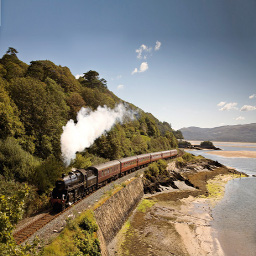
//> input picture PDI/imgs/train1.jpg, 256 x 256 px
$ ./main   (built with g++ and OpenCV 4)
//> lines starting //> are read from the running program, lines starting //| are printed output that depends on the picture; after the words box and inside, x2 and y2 are one past the last pixel; in counts of white or black regions, pixels touching at a corner belong together
#include <iostream>
#include <opencv2/opencv.hpp>
#include <cmath>
#include <string>

using namespace cv;
using namespace std;

std::string GetMatType(const cv::Mat& mat)
{
    const int mtype = mat.type();

    switch (mtype)
    {
    case CV_8UC1:  return "CV_8UC1";
    case CV_8UC2:  return "CV_8UC2";
    case CV_8UC3:  return "CV_8UC3";
    case CV_8UC4:  return "CV_8UC4";

    case CV_8SC1:  return "CV_8SC1";
    case CV_8SC2:  return "CV_8SC2";
    case CV_8SC3:  return "CV_8SC3";
    case CV_8SC4:  return "CV_8SC4";

    case CV_16UC1: return "CV_16UC1";
    case CV_16UC2: return "CV_16UC2";
    case CV_16UC3: return "CV_16UC3";
    case CV_16UC4: return "CV_16UC4";

    case CV_16SC1: return "CV_16SC1";
    case CV_16SC2: return "CV_16SC2";
    case CV_16SC3: return "CV_16SC3";
    case CV_16SC4: return "CV_16SC4";

    case CV_32SC1: return "CV_32SC1";
    case CV_32SC2: return "CV_32SC2";
    case CV_32SC3: return "CV_32SC3";
    case CV_32SC4: return "CV_32SC4";

    case CV_32FC1: return "CV_32FC1";
    case CV_32FC2: return "CV_32FC2";
    case CV_32FC3: return "CV_32FC3";
    case CV_32FC4: return "CV_32FC4";

    case CV_64FC1: return "CV_64FC1";
    case CV_64FC2: return "CV_64FC2";
    case CV_64FC3: return "CV_64FC3";
    case CV_64FC4: return "CV_64FC4";

    default:
        return "Invalid type of matrix!";
    }
}
double alfa[256];
//double alfa;


int alfa_slider = 0;
int alfa_slider_max = 100;

int top_slider = 0;
int top_slider_max = 100;

double d;
int d_slider=0;
int d_slider_max=100;

double l1;
int l1_slider=0;
int l1_slider_max=100;

double l2;
int l2_slider=0;
int l2_slider_max=100;

Mat image1, image2,imageFiltered(256,256,CV_32F), blended(256,256,CV_8UC3);
Mat imageTop;
Mat pondBlur,pondResultBlur(256,256,CV_8UC3),pondOrig,pondResultOrig(256,256,CV_8UC3);

char TrackbarName[50];


void on_trackbar_blend(int, void*){
l1=-20;
l2=30;
d=2;
 //alfa = (double) alfa_slider/alfa_slider_max ;
 for(int i=0;i<256;i++){
     alfa[i]=1/2*(tanh((i-l1)/d)-tanh((i-l2)/d));
     addWeighted(pondResultBlur.row(i), alfa[i], imageTop.row(i), 1-alfa[i], 0.0, blended.row(i));
 }
 //addWeighted(pondResultBlur, alfa, imageTop, 1-alfa, 0.0, blended);


 imshow("addweighted", blended);

}


void on_trackbar_d(int,void*){
    d= (double) d_slider/d_slider_max;
    for(int i=0;i<256;i++){
        alfa[i]=1/2*(tanh((i-l1)/d)-tanh((i-l2)/d));
        addWeighted(pondResultBlur.row(i), alfa[i], imageTop.row(i), 1-alfa[i], 0.0, blended.row(i));
    }
}

void on_trackbar_l1(int,void*){
    l1=(double)(l1_slider/l1_slider_max);
    for(int i=0;i<256;i++){
        alfa[i]=1/2*(tanh((i-l1)/d)-tanh((i-l2)/d));
        addWeighted(pondResultBlur.row(i), alfa[i], imageTop.row(i), 1-alfa[i], 0.0, blended.row(i));
    }
}

void on_trackbar_l2(int,void*){
    l2=(double)(l2_slider/l2_slider_max);
    for(int i=0;i<256;i++){
        alfa[i]=1/2*(tanh((i-l1)/d)-tanh((i-l2)/d));
        addWeighted(pondResultBlur.row(i), alfa[i], imageTop.row(i), 1-alfa[i], 0.0, blended.row(i));
    }
}

void on_trackbar_line(int, void*){
  pondResultBlur.copyTo(imageTop);
  int limit = top_slider*255/100;
  if(limit > 0){
    Mat tmp = pondResultOrig(Rect(0, 0, 256, limit));
    tmp.copyTo(imageTop(Rect(0, 0, 256, limit)));
  }
  on_trackbar_blend(alfa_slider,0);
}

int main(int argvc, char** argv){
 //--------------------------------------Etapa de Filtragem - Borramento----------------------
  float media[] = {1,1,1,
                     1,1,1,
                     1,1,1};
  Mat mask(3,3,CV_32F,media),mask1;
  image1 = imread("train1.jpg");
//> image1 is the input picture: 256 rows x 256 cols, CV_8UC3; mean B, G, R 114.4, 125.4, 130.1
  image1.convertTo(image2,CV_32F);
  scaleAdd(mask, 1/9.0, Mat::zeros(3,3,CV_32F), mask1);
  swap(mask, mask1);
  filter2D(image1, imageFiltered, image1.depth(), mask, Point(1,1), 0);
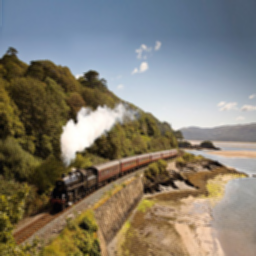
//> imageFiltered: 256 rows x 256 cols, CV_8UC3; mean B, G, R 114.4, 125.4, 130.1
//  namedWindow("filtroespacial", WINDOW_AUTOSIZE);
//  imshow("filtroespacial", imageFiltered);

//----------------------------------------//-------------------------------------------------
  //Mat pondBlur,pondResultBlur(256,256,CV_8UC3),pondOrig,pondResultOrig(256,256,CV_8UC3);
  pondBlur=imread("pond_blur.jpg");
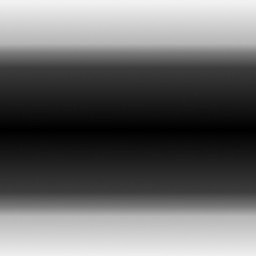
//> input picture PDI/imgs/pond_blur.jpg, 256 x 256 px
//> pondBlur is the input picture: 256 rows x 256 cols, CV_8UC3; min 0, max 242, mean 104.8
  pondOrig=imread("pond_orig.jpg");
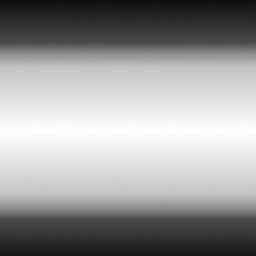
//> input picture PDI/imgs/pond_orig.jpg, 256 x 256 px
//> pondOrig is the input picture: 256 rows x 256 cols, CV_8UC3; min 13, max 255, mean 153.3
  cout<<GetMatType(pondResultBlur)<<endl;
  cout<<GetMatType(pondResultOrig)<<endl;
  cout<<GetMatType(blended)<<endl;
  //pondBlur.convertTo(pondBlur,CV_32F);
  //pondResult=imageFiltered.mul(pondBlur);
  multiply(imageFiltered,pondBlur,pondResultBlur,0.005);
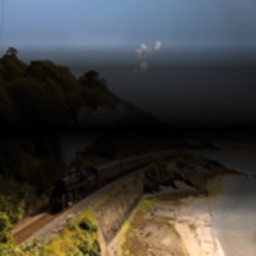
//> pondResultBlur: 256 rows x 256 cols, CV_8UC3; mean B, G, R 62.4, 65.6, 66.5
  multiply(image1,pondOrig,pondResultOrig,0.007);
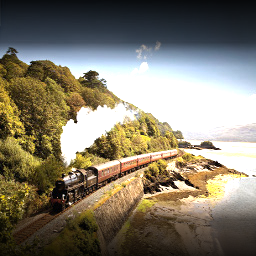
//> pondResultOrig: 256 rows x 256 cols, CV_8UC3; mean B, G, R 106.3, 122.4, 129.2
  namedWindow("Ponderação-Blur");
  imshow("Ponderação-Blur",pondResultBlur);

  namedWindow("Ponderação-Original");
  imshow("Ponderação-Original",pondResultOrig);
  image2 = imread("train1.jpg");
  pondResultOrig.copyTo(imageTop);
  namedWindow("addweighted", 1);
//  alfa=0.6;
//  addWeighted(pondResultBlur, alfa, pondResultOrig, 1-alfa, 0.0, blended);

  l1=-20;
  l2=30;
  d=6;

   for(int i=0;i<256;i++){
       alfa[i]=tanh(((double)i+20.0));

       addWeighted(pondResultBlur.row(i), alfa[i], imageTop.row(i), 1-alfa[i], 0.0, blended.row(i));
       cout<<"alfa "<<alfa[i]<<endl;
   }
//> after the loop, alfa = 256 values from 1 to 1
  imshow("teste", blended);

  sprintf( TrackbarName, "Alpha x %d", alfa_slider_max );
  createTrackbar(TrackbarName, "addweighted",
                  &alfa_slider,
                  alfa_slider_max,
                  on_trackbar_blend );
  on_trackbar_blend(alfa_slider, 0 );
//> after the loop in on_trackbar_blend, `for(int i=0;i<256;i++)`: alfa = 256 values from 0 to 0

  sprintf( TrackbarName, "Scanline x %d", top_slider_max );
  createTrackbar(TrackbarName, "addweighted",
                  &top_slider,
                  top_slider_max,
                  on_trackbar_line );
  on_trackbar_line(top_slider, 0 );

  sprintf( TrackbarName, "d x %d", d_slider_max );
  createTrackbar(TrackbarName, "addweighted",
                  &d_slider,
                  d_slider_max,
                  on_trackbar_d);
  on_trackbar_d(d_slider, 0 );
//> after the loop in on_trackbar_d, `for(int i=0;i<256;i++)`:
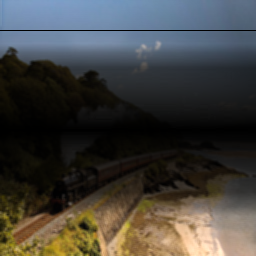
//> blended: 256 rows x 256 cols, CV_8UC3; 0.39% of pixels changed, all inside (x1, y1, x2, y2) = (0, 30, 256, 31)

  sprintf( TrackbarName, "l1 x %d", l1_slider_max );
  createTrackbar(TrackbarName, "addweighted",
                  &l1_slider,
                  l1_slider_max,
                  on_trackbar_l1 );
  on_trackbar_l1(l1_slider, 0 );
//> after the loop in on_trackbar_l1, `for(int i=0;i<256;i++)`:
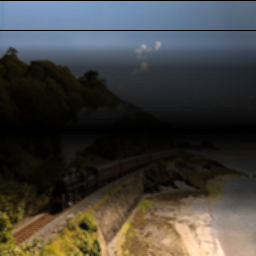
//> blended: 256 rows x 256 cols, CV_8UC3; 0.39% of pixels changed, all inside (x1, y1, x2, y2) = (0, 0, 256, 1)

  sprintf( TrackbarName, "l2 x %d", l2_slider_max );
  createTrackbar(TrackbarName, "addweighted",
                  &l2_slider,
                  l2_slider_max,
                  on_trackbar_l2 );
  on_trackbar_line(l2_slider, 0 );

  waitKey(0);
  return 0;
}
